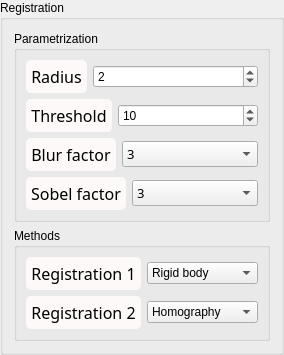
               <widget class="QGroupBox" name="groupBox">
                <property name="title">
                 <string>Registration</string>
                </property>
                <layout class="QVBoxLayout" name="verticalLayout_12">
                 <item>
                  <widget class="QGroupBox" name="groupBox_5">
                   <property name="title">
                    <string>Parametrization</string>
                   </property>
                   <layout class="QVBoxLayout" name="verticalLayout_6">
                    <item>
                     <layout class="QHBoxLayout" name="horizontalLayout">
                      <item>
                       <widget class="QLabel" name="label_blur_2">
                        <property name="sizePolicy">
                         <sizepolicy hsizetype="Fixed" vsizetype="Preferred">
                          <horstretch>0</horstretch>
                          <verstretch>0</verstretch>
                         </sizepolicy>
                        </property>
                        <property name="font">
                         <font>
                          <family>Noto Sans Cond</family>
                          <pointsize>12</pointsize>
                          <weight>50</weight>
                          <italic>false</italic>
                          <bold>false</bold>
                         </font>
                        </property>
                        <property name="styleSheet">
                         <string notr="true">QLabel {
color: rgb(0, 0, 0);
background-color:	rgb(253, 249, 248);
border-style : outset;
Border-radius : 5px;
border-width : 0px;
border-color : black;
min-width : 5em;
padding : 5px;
font : 12pt &quot;Noto Sans Cond&quot;;
}</string>
                        </property>
                        <property name="text">
                         <string>Radius</string>
                        </property>
                        <property name="scaledContents">
                         <bool>false</bool>
                        </property>
                        <property name="alignment">
                         <set>Qt::AlignCenter</set>
                        </property>
                       </widget>
                      </item>
                      <item>
                       <widget class="QSpinBox" name="Radius_box">
                        <property name="toolTip">
                         <string>&lt;html&gt;&lt;head/&gt;&lt;body&gt;&lt;p&gt;&lt;span style=&quot; font-size:11pt;&quot;&gt;Range (pixels) for outlier filtering.&lt;/span&gt;&lt;/p&gt;&lt;/body&gt;&lt;/html&gt;</string>
                        </property>
                        <property name="minimum">
                         <number>0</number>
                        </property>
                        <property name="value">
                         <number>2</number>
                        </property>
                       </widget>
                      </item>
                     </layout>
                    </item>
                    <item>
                     <layout class="QHBoxLayout" name="horizontalLayout_2">
                      <item>
                       <widget class="QLabel" name="label_sobel_2">
                        <property name="sizePolicy">
                         <sizepolicy hsizetype="Fixed" vsizetype="Preferred">
                          <horstretch>0</horstretch>
                          <verstretch>0</verstretch>
                         </sizepolicy>
                        </property>
                        <property name="font">
                         <font>
                          <family>Noto Sans Cond</family>
                          <pointsize>12</pointsize>
                          <weight>50</weight>
                          <italic>false</italic>
                          <bold>false</bold>
                         </font>
                        </property>
                        <property name="styleSheet">
                         <string notr="true">QLabel {
color: rgb(0, 0, 0);
background-color:	rgb(253, 249, 248);
border-style : outset;
Border-radius : 5px;
border-width : 0px;
border-color : black;
min-width : 5em;
padding : 5px;
font : 12pt &quot;Noto Sans Cond&quot;;
}</string>
                        </property>
                        <property name="text">
                         <string>Threshold</string>
                        </property>
                        <property name="scaledContents">
                         <bool>false</bool>
                        </property>
                        <property name="alignment">
                         <set>Qt::AlignCenter</set>
                        </property>
                       </widget>
                      </item>
                      <item>
                       <widget class="QSpinBox" name="Threshold_box">
                        <property name="toolTip">
                         <string>&lt;html&gt;&lt;head/&gt;&lt;body&gt;&lt;p&gt;&lt;span style=&quot; font-size:11pt;&quot;&gt;Threshold (intensity) for outliers filtering.&lt;/span&gt;&lt;/p&gt;&lt;/body&gt;&lt;/html&gt;</string>
                        </property>
                        <property name="minimum">
                         <number>1</number>
                        </property>
                        <property name="value">
                         <number>10</number>
                        </property>
                       </widget>
                      </item>
                     </layout>
                    </item>
                    <item>
                     <layout class="QHBoxLayout" name="horizontalLayout_3">
                      <item>
                       <widget class="QLabel" name="label_blur">
                        <property name="sizePolicy">
                         <sizepolicy hsizetype="Fixed" vsizetype="Preferred">
                          <horstretch>0</horstretch>
                          <verstretch>0</verstretch>
                         </sizepolicy>
                        </property>
                        <property name="font">
                         <font>
                          <family>Noto Sans Cond</family>
                          <pointsize>12</pointsize>
                          <weight>50</weight>
                          <italic>false</italic>
                          <bold>false</bold>
                         </font>
                        </property>
                        <property name="styleSheet">
                         <string notr="true">QLabel {
color: rgb(0, 0, 0);
background-color:	rgb(253, 249, 248);
border-style : outset;
Border-radius : 5px;
border-width : 0px;
border-color : black;
min-width : 5em;
padding : 5px;
font : 12pt &quot;Noto Sans Cond&quot;;
}</string>
                        </property>
                        <property name="text">
                         <string>Blur factor</string>
                        </property>
                        <property name="scaledContents">
                         <bool>false</bool>
                        </property>
                        <property name="alignment">
                         <set>Qt::AlignCenter</set>
                        </property>
                       </widget>
                      </item>
                      <item>
                       <widget class="QComboBox" name="Blur_box">
                        <property name="sizePolicy">
                         <sizepolicy hsizetype="Minimum" vsizetype="Fixed">
                          <horstretch>0</horstretch>
                          <verstretch>0</verstretch>
                         </sizepolicy>
                        </property>
                        <property name="font">
                         <font>
                          <family>Noto Sans Cond</family>
                          <pointsize>10</pointsize>
                          <weight>50</weight>
                          <italic>false</italic>
                          <bold>false</bold>
                         </font>
                        </property>
                        <property name="toolTip">
                         <string>&lt;html&gt;&lt;head/&gt;&lt;body&gt;&lt;p&gt;&lt;span style=&quot; font-size:11pt;&quot;&gt;Blur factor applied to the treated stack&lt;/span&gt;&lt;/p&gt;&lt;/body&gt;&lt;/html&gt;</string>
                        </property>
                        <property name="styleSheet">
                         <string notr="true"/>
                        </property>
                        <property name="currentText">
                         <string>3</string>
                        </property>
                        <property name="currentIndex">
                         <number>2</number>
                        </property>
                        <item>
                         <property name="text">
                          <string>0</string>
                         </property>
                        </item>
                        <item>
                         <property name="text">
                          <string>1</string>
                         </property>
                        </item>
                        <item>
                         <property name="text">
                          <string>3</string>
                         </property>
                        </item>
                        <item>
                         <property name="text">
                          <string>5</string>
                         </property>
                        </item>
                        <item>
                         <property name="text">
                          <string>7</string>
                         </property>
                        </item>
                        <item>
                         <property name="text">
                          <string>9</string>
                         </property>
                        </item>
                       </widget>
                      </item>
                     </layout>
                    </item>
                    <item>
                     <layout class="QHBoxLayout" name="horizontalLayout_4">
                      <item>
                       <widget class="QLabel" name="label_sobel">
                        <property name="sizePolicy">
                         <sizepolicy hsizetype="Fixed" vsizetype="Preferred">
                          <horstretch>0</horstretch>
                          <verstretch>0</verstretch>
                         </sizepolicy>
                        </property>
                        <property name="font">
                         <font>
                          <family>Noto Sans Cond</family>
                          <pointsize>12</pointsize>
                          <weight>50</weight>
                          <italic>false</italic>
                          <bold>false</bold>
                         </font>
                        </property>
                        <property name="styleSheet">
                         <string notr="true">QLabel {
color: rgb(0, 0, 0);
background-color:	rgb(253, 249, 248);
border-style : outset;
Border-radius : 5px;
border-width : 0px;
border-color : black;
min-width : 5em;
padding : 5px;
font : 12pt &quot;Noto Sans Cond&quot;;
}</string>
                        </property>
                        <property name="text">
                         <string>Sobel factor</string>
                        </property>
                        <property name="scaledContents">
                         <bool>false</bool>
                        </property>
                        <property name="alignment">
                         <set>Qt::AlignCenter</set>
                        </property>
                       </widget>
                      </item>
                      <item>
                       <widget class="QComboBox" name="Sobel_box">
                        <property name="sizePolicy">
                         <sizepolicy hsizetype="Minimum" vsizetype="Fixed">
                          <horstretch>0</horstretch>
                          <verstretch>0</verstretch>
                         </sizepolicy>
                        </property>
                        <property name="font">
                         <font>
                          <family>Noto Sans Cond</family>
                          <pointsize>10</pointsize>
                          <weight>50</weight>
                          <italic>false</italic>
                          <bold>false</bold>
                         </font>
                        </property>
                        <property name="toolTip">
                         <string>&lt;html&gt;&lt;head/&gt;&lt;body&gt;&lt;p&gt;&lt;span style=&quot; font-size:11pt;&quot;&gt;Sobel factor applied to the treated stack&lt;/span&gt;&lt;/p&gt;&lt;/body&gt;&lt;/html&gt;</string>
                        </property>
                        <property name="styleSheet">
                         <string notr="true"/>
                        </property>
                        <property name="currentText">
                         <string>3</string>
                        </property>
                        <property name="currentIndex">
                         <number>2</number>
                        </property>
                        <property name="iconSize">
                         <size>
                          <width>13</width>
                          <height>13</height>
                         </size>
                        </property>
                        <item>
                         <property name="text">
                          <string>0</string>
                         </property>
                        </item>
                        <item>
                         <property name="text">
                          <string>1</string>
                         </property>
                        </item>
                        <item>
                         <property name="text">
                          <string>3</string>
                         </property>
                        </item>
                        <item>
                         <property name="text">
                          <string>5</string>
                         </property>
                        </item>
                        <item>
                         <property name="text">
                          <string>7</string>
                         </property>
                        </item>
                        <item>
                         <property name="text">
                          <string>9</string>
                         </property>
                        </item>
                       </widget>
                      </item>
                     </layout>
                    </item>
                   </layout>
                  </widget>
                 </item>
                 <item>
                  <widget class="QGroupBox" name="groupBox_6">
                   <property name="title">
                    <string>Methods</string>
                   </property>
                   <layout class="QVBoxLayout" name="verticalLayout_18">
                    <item>
                     <layout class="QHBoxLayout" name="horizontalLayout_24">
                      <item>
                       <widget class="QLabel" name="label_blur_16">
                        <property name="sizePolicy">
                         <sizepolicy hsizetype="Fixed" vsizetype="Preferred">
                          <horstretch>0</horstretch>
                          <verstretch>0</verstretch>
                         </sizepolicy>
                        </property>
                        <property name="font">
                         <font>
                          <family>Noto Sans Cond</family>
                          <pointsize>12</pointsize>
                          <weight>50</weight>
                          <italic>false</italic>
                          <bold>false</bold>
                         </font>
                        </property>
                        <property name="styleSheet">
                         <string notr="true">QLabel {
color: rgb(0, 0, 0);
background-color:	rgb(253, 249, 248);
border-style : outset;
Border-radius : 5px;
border-width : 0px;
border-color : black;
min-width : 5em;
padding : 5px;
font : 12pt &quot;Noto Sans Cond&quot;;
}</string>
                        </property>
                        <property name="text">
                         <string>Registration 1</string>
                        </property>
                        <property name="scaledContents">
                         <bool>false</bool>
                        </property>
                        <property name="alignment">
                         <set>Qt::AlignCenter</set>
                        </property>
                       </widget>
                      </item>
                      <item>
                       <widget class="QComboBox" name="transfo_comboBox">
                        <property name="sizePolicy">
                         <sizepolicy hsizetype="Minimum" vsizetype="Fixed">
                          <horstretch>0</horstretch>
                          <verstretch>0</verstretch>
                         </sizepolicy>
                        </property>
                        <property name="minimumSize">
                         <size>
                          <width>79</width>
                          <height>0</height>
                         </size>
                        </property>
                        <property name="toolTip">
                         <string>&lt;html&gt;&lt;head/&gt;&lt;body&gt;&lt;p&gt;&lt;span style=&quot; font-size:11pt;&quot;&gt;Transformation used for registration&lt;/span&gt;&lt;/p&gt;&lt;/body&gt;&lt;/html&gt;</string>
                        </property>
                        <property name="currentIndex">
                         <number>2</number>
                        </property>
                        <item>
                         <property name="text">
                          <string>Translation</string>
                         </property>
                        </item>
                        <item>
                         <property name="text">
                          <string>Scaled rotation</string>
                         </property>
                        </item>
                        <item>
                         <property name="text">
                          <string>Rigid body</string>
                         </property>
                        </item>
                        <item>
                         <property name="text">
                          <string>Affine</string>
                         </property>
                        </item>
                        <item>
                         <property name="text">
                          <string>Homography</string>
                         </property>
                        </item>
                       </widget>
                      </item>
                     </layout>
                    </item>
                    <item>
                     <layout class="QHBoxLayout" name="horizontalLayout_25">
                      <item>
                       <widget class="QLabel" name="label_blur_17">
                        <property name="sizePolicy">
                         <sizepolicy hsizetype="Fixed" vsizetype="Preferred">
                          <horstretch>0</horstretch>
                          <verstretch>0</verstretch>
                         </sizepolicy>
                        </property>
                        <property name="font">
                         <font>
                          <family>Noto Sans Cond</family>
                          <pointsize>12</pointsize>
                          <weight>50</weight>
                          <italic>false</italic>
                          <bold>false</bold>
                         </font>
                        </property>
                        <property name="styleSheet">
                         <string notr="true">QLabel {
color: rgb(0, 0, 0);
background-color:	rgb(253, 249, 248);
border-style : outset;
Border-radius : 5px;
border-width : 0px;
border-color : black;
min-width : 5em;
padding : 5px;
font : 12pt &quot;Noto Sans Cond&quot;;
}</string>
                        </property>
                        <property name="text">
                         <string>Registration 2</string>
                        </property>
                        <property name="scaledContents">
                         <bool>false</bool>
                        </property>
                        <property name="alignment">
                         <set>Qt::AlignCenter</set>
                        </property>
                       </widget>
                      </item>
                      <item>
                       <widget class="QComboBox" name="transfo_comboBox2">
                        <property name="sizePolicy">
                         <sizepolicy hsizetype="Minimum" vsizetype="Fixed">
                          <horstretch>0</horstretch>
                          <verstretch>0</verstretch>
                         </sizepolicy>
                        </property>
                        <property name="minimumSize">
                         <size>
                          <width>79</width>
                          <height>0</height>
                         </size>
                        </property>
                        <property name="toolTip">
                         <string>&lt;html&gt;&lt;head/&gt;&lt;body&gt;&lt;p&gt;&lt;span style=&quot; font-size:11pt;&quot;&gt;Transformation used for registration&lt;/span&gt;&lt;/p&gt;&lt;/body&gt;&lt;/html&gt;</string>
                        </property>
                        <property name="currentIndex">
                         <number>5</number>
                        </property>
                        <item>
                         <property name="text">
                          <string>None</string>
                         </property>
                        </item>
                        <item>
                         <property name="text">
                          <string>Translation</string>
                         </property>
                        </item>
                        <item>
                         <property name="text">
                          <string>Scaled rotation</string>
                         </property>
                        </item>
                        <item>
                         <property name="text">
                          <string>Rigid body</string>
                         </property>
                        </item>
                        <item>
                         <property name="text">
                          <string>Affine</string>
                         </property>
                        </item>
                        <item>
                         <property name="text">
                          <string>Homography</string>
                         </property>
                        </item>
                       </widget>
                      </item>
                     </layout>
                    </item>
                   </layout>
                  </widget>
                 </item>
                </layout>
               </widget>
